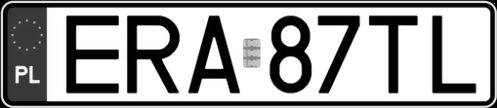
#> input picture Cropped_img/7.png, 497 x 108 px
$ python nastring.py
#> lines starting #> are read from the running program, lines starting #| are printed output that depends on the picture
import pytesseract
import cv2
img = cv2.imread('7.png')
#> img is the input picture: shape (108, 497, 3); min 0, max 255, mean 160.9

img = cv2.resize(img, (600, 360))
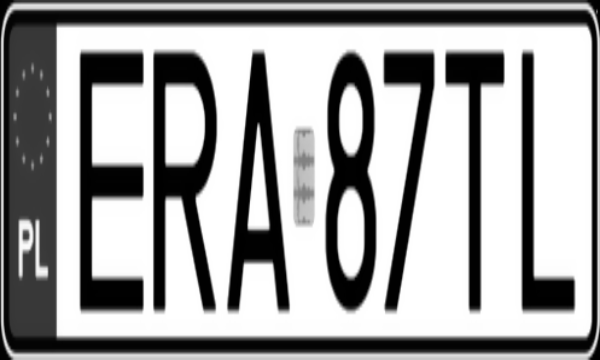
#> img: shape (360, 600, 3); min 0, max 255, mean 160.9
#> (the run stopped early here; a loop or call above may not have finished)
